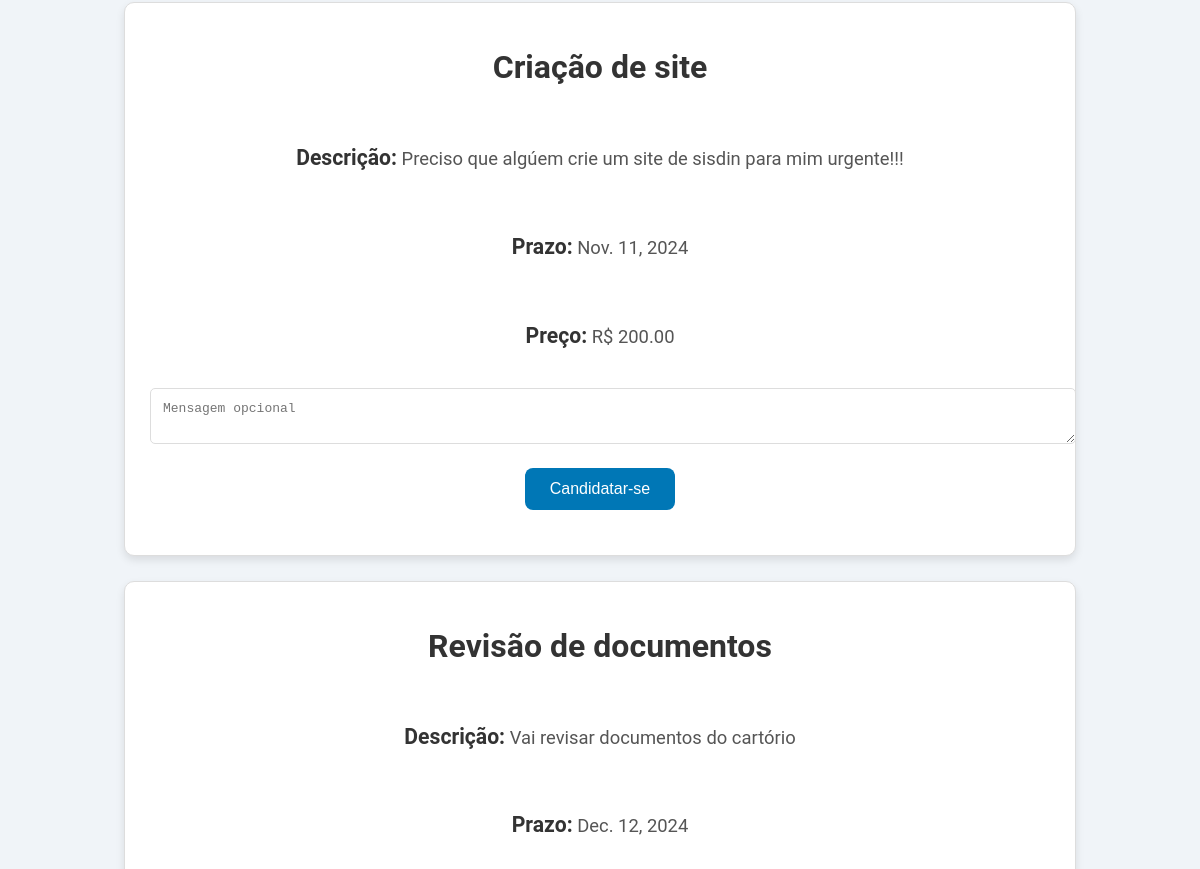
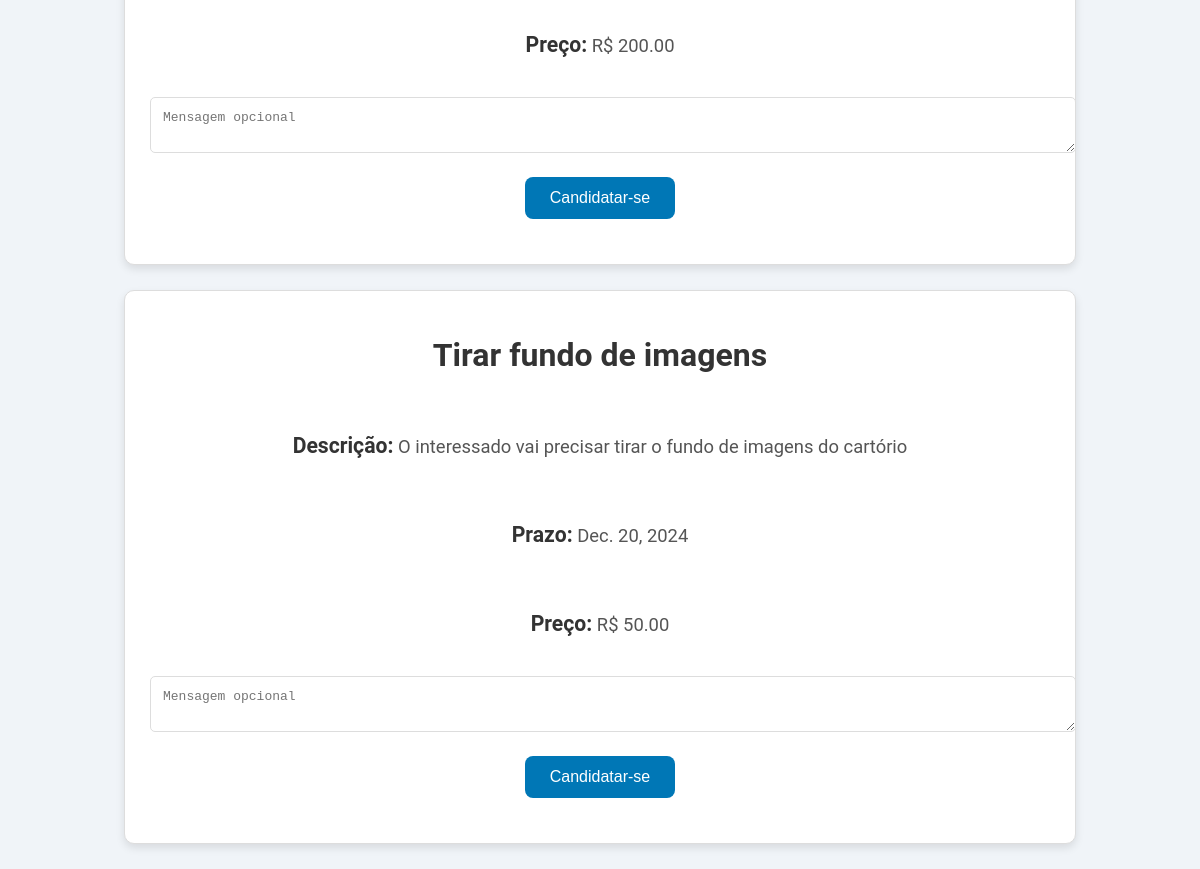
The page /servicos/ (signed in, lower part) on the database as committed earlier (2 pictures, top to bottom).
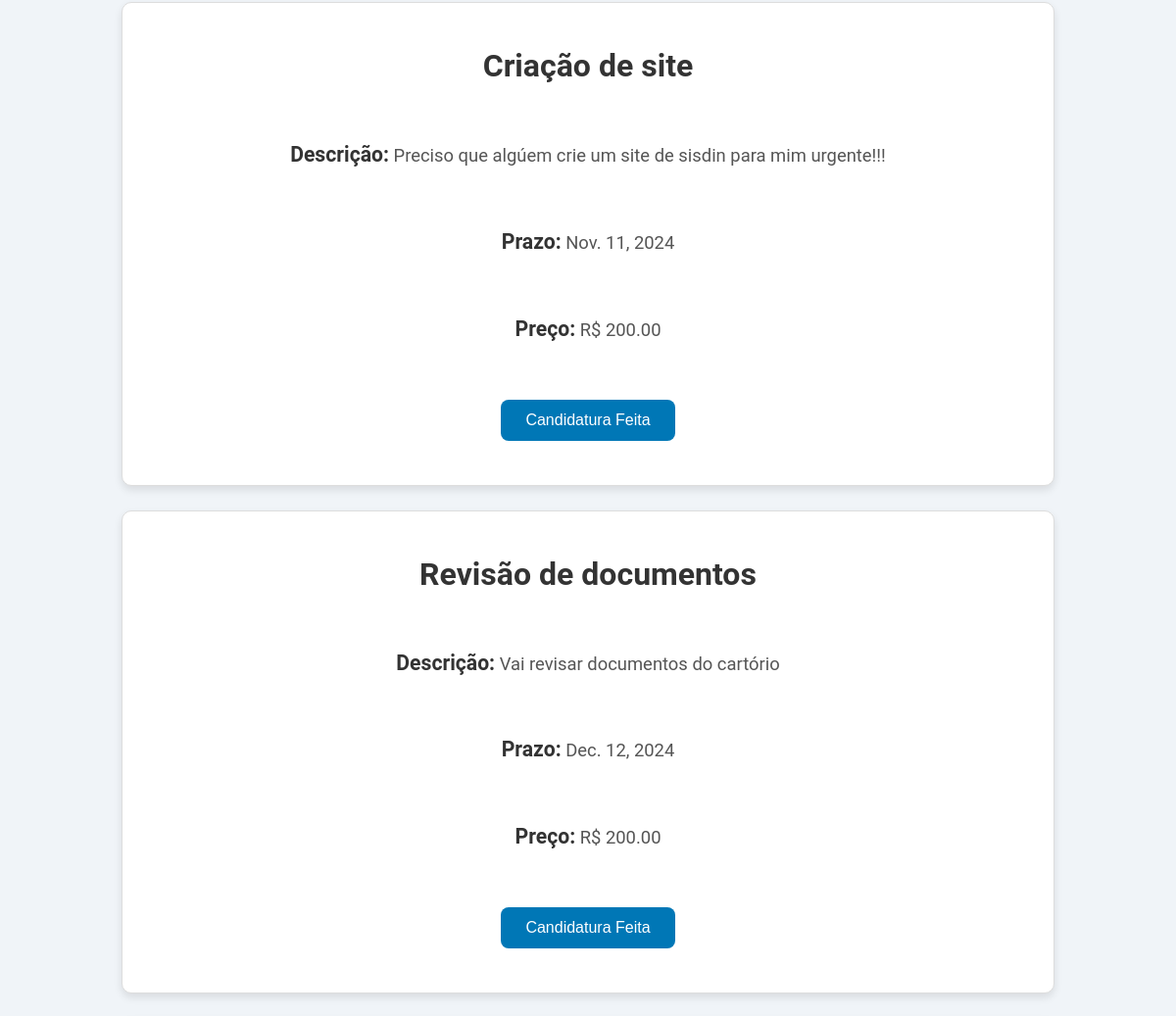
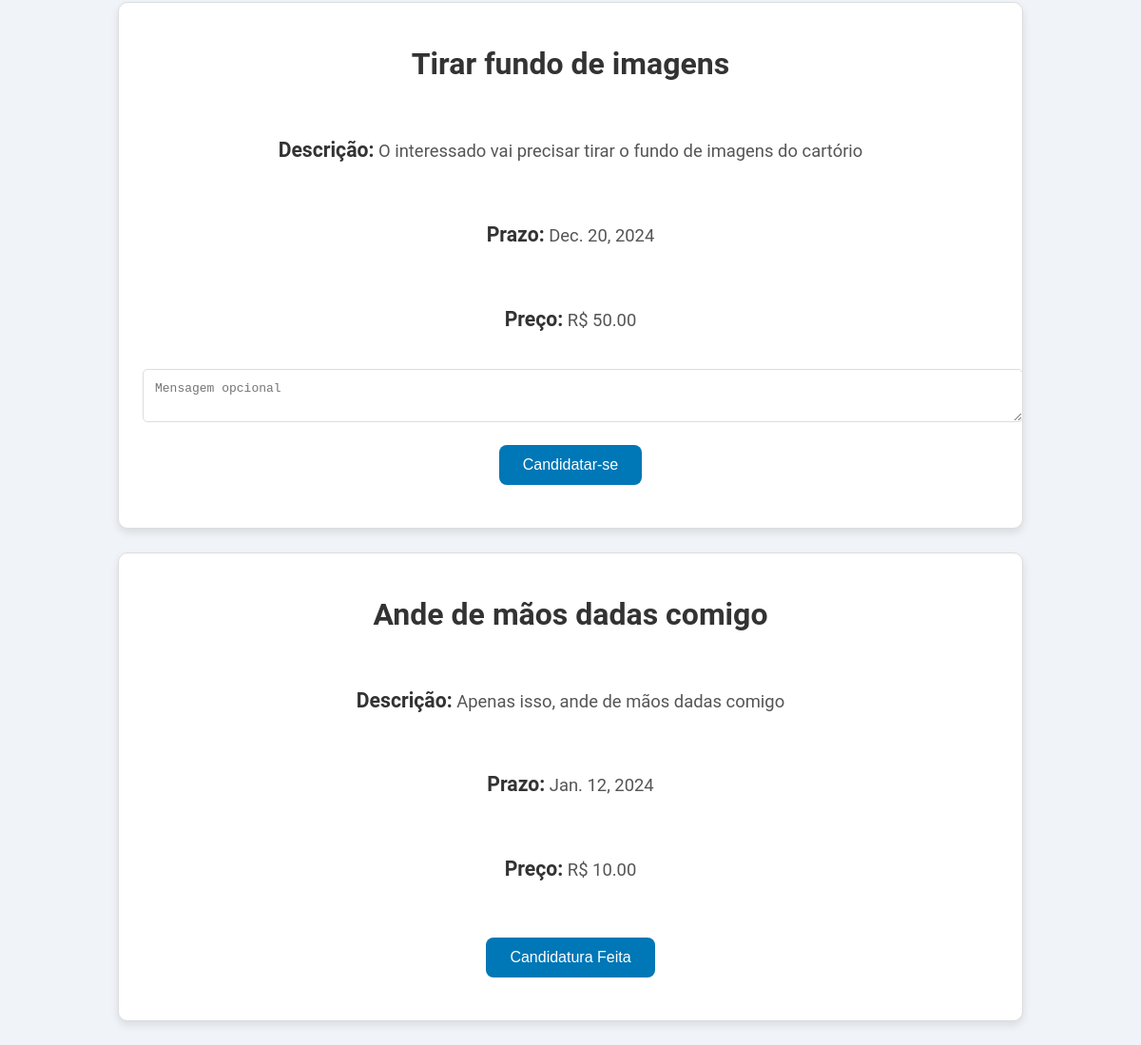
The same page on the database as committed later (2 pictures, top to bottom).
### meu_app/models.py (models this page shows, shortened)
class Servico(models.Model):
    titulo = models.CharField(max_length=100)
    descricao = models.TextField()
    prazo = models.DateField()
    preco = models.DecimalField(max_digits=10, decimal_places=2)
    empresa = models.ForeignKey(Empresa, on_delete=models.CASCADE, related_name='servicos')

### meu_app/views.py (the view)
# urls.py: path('servicos/', views.servicos, name='servicos'),
@login_required
def servicos(request):
    if not request.user.is_student:
        return redirect('home')
    query = request.GET.get('q')
    preco_min = request.GET.get('preco_min')
    preco_max = request.GET.get('preco_max')
    prazo_max = request.GET.get('prazo_max')
    servicos = Servico.objects.all()
    if query:
        servicos = servicos.filter(
            Q(titulo__icontains=query) |
            Q(descricao__icontains=query)
        )
    if preco_min:
        servicos = servicos.filter(preco__gte=preco_min)
    if preco_max:
        servicos = servicos.filter(preco__lte=preco_max)
    if prazo_max:
        servicos = servicos.filter(prazo__gte=prazo_max)
    user = request.user
    servicos_info = []
    for servico in servicos:
        ja_candidatado = servico.candidatura_set.filter(aluno=user.aluno).exists()
        servicos_info.append({
            'servico': servico,
            'ja_candidatado': ja_candidatado
        })
    return render(request, 'meu_app/servicos.html', {'servicos_info': servicos_info})

### meu_app/templates/meu_app/servicos.html (shortened to what this page needs)
{% extends 'base.html' %}
{% block content %}
<div class="servicos-list">
    {% for servico_info in servicos_info %}
    <div class="servicos-container">
        <h3>{{ servico_info.servico.titulo }}</h3>
        <p><strong>Descrição:</strong> {{ servico_info.servico.descricao }}</p>
        <p><strong>Prazo:</strong> {{ servico_info.servico.prazo }}</p>
        <p><strong>Preço:</strong> R$ {{ servico_info.servico.preco }}</p>
        {% if servico_info.ja_candidatado %}
            <button disabled class="disabled-button">Candidatura Feita</button>
        {% else %}
            <form action="{% url 'candidatar_servico' servico_info.servico.id %}" method="post">
                <textarea name="mensagem" placeholder="Mensagem opcional" class="mensagem-textarea"></textarea>
                <button type="submit" class="primary-button">Candidatar-se</button>
            </form>
        {% endif %}
    </div>
    {% empty %}
    <p class="no-results">Nenhum serviço disponível no momento.</p>
    {% endfor %}
</div>
{% endblock %}

### meu_app/templates/base.html (shortened to what this page needs)
<!DOCTYPE html>
<html lang="pt-BR">
<head>
    {% load static %}
    <link rel="stylesheet" href="{% static 'css/styles.css' %}">
</head>
<body>
    <div>
        {% block content %}
        {% endblock content %}
    </div>
</body>
</html>

### meu_app/static/css/styles.css (style rules this page uses)
body { font-family: 'Roboto', Arial, sans-serif; margin: 0; padding: 0; background-color: #f0f4f8; color: #333; }
h1, h2, h3, p { text-align: center; margin: 20px 0; }
p { font-size: 1.15em; max-width: 900px; margin: 20px auto; line-height: 1.6; color: #555; }
button { display: block; margin: 20px auto; padding: 12px 35px; background-color: #0077b6; color: #fff; font-size: 1.1em; border: none; border-radius: 8px; cursor: pointer; transition: background-color 0.3s ease, transform 0.3s ease; }
.candidato-bloco, .servicos-container { border: 1px solid #ddd; padding: 25px; margin: 25px auto; background-color: #fff; border-radius: 10px; box-shadow: 0 4px 8px rgba(0, 0, 0, 0.1); max-width: 900px; display: flex; flex-direction: column; gap: 15px; }
.candidato-bloco strong, .servicos-container strong { font-weight: 600; font-size: 1.15em; color: #333; }
.candidato-bloco button, .servicos-container button { align-self: center; background-color: #0077b6; color: #fff; padding: 12px 25px; font-size: 1em; border-radius: 8px; cursor: pointer; transition: background-color 0.3s ease; }
.servicos-container h3 { text-align: center; font-size: 2em; font-weight: 700; color: #333; margin-bottom: 20px; }
input, select, textarea { padding: 12px; border: 1px solid #ddd; border-radius: 5px; font-size: 1em; width: 100%; }
textarea { resize: vertical; }

Rows that differ between the two databases and show on the page:
computed for Servico "Criação de site": text "Candidatar-se" → "Candidatura Feita"
computed for Servico "Revisão de documentos": text "Candidatar-se" → "Candidatura Feita"
added Servico: servico.titulo "Ande de mãos dadas comigo", servico.descricao "Apenas isso, ande de mãos dadas comigo", servico.prazo "Jan. 12, 2024", servico.preco "10.00", shows "Candidatura Feita"
